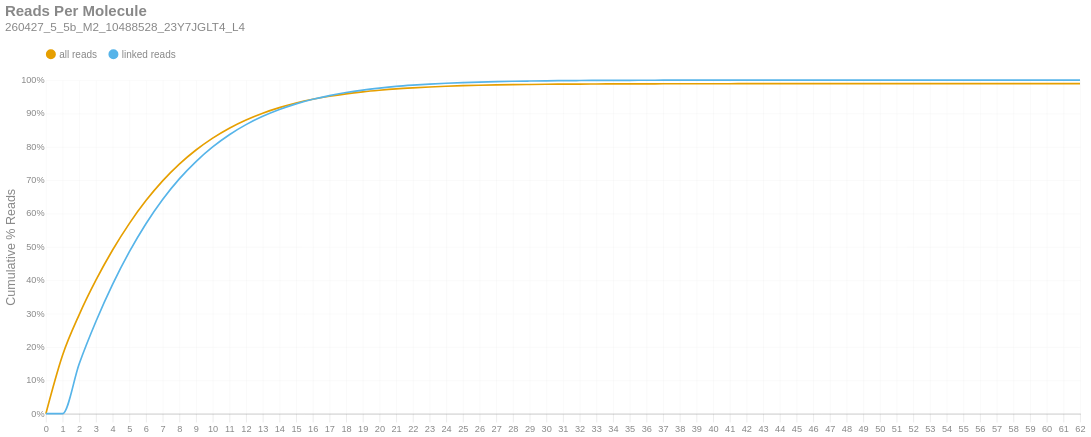

Here is the notebook cell this chart was saved with:
### Markdown cell above
### Reads per Molecule
This chart shows the cumulative distribution of the number of reads per linked molecule. That is, how many alignments are associated with a unique molecule. This excludes the number of reads associated with invalid or absent linked-read barcodes. The `linked` histogram is the percentages recalculated when disregarding singletons.

### Code cell
if SKIPLR:
    print_html(f"Skipped")
else:
    counts = np.bincount(valids['reads'].cast(pl.Int64).to_numpy())
    weighted = counts * np.arange(len(counts))
    all_perc = weighted / n_reads
    linked_perc = weighted / n_linked_reads
    linked_perc[1] = 0
    binned_df = pl.DataFrame({
        'readsper': list(range(len(counts))),
        'all reads (cumsum)': np.cumsum(all_perc).tolist(),
        'linked reads (cumsum)': np.cumsum(linked_perc).tolist(),
    })

    with SafeRender(binned_df):
        (
            density_plot(binned_df, 'Reads Per Molecule', samplename, 'readspmol')
            .encode(
                x=alt.X('readsper:O', title=None).axis(labelAngle=0).scale(padding=0),
                y=alt.Y('value:Q', title='Cumulative % Reads').axis(format='%').stack(False),
                color=alt.Color("key:N").scale(domain=["all reads", "linked reads"]),
                tooltip=[
                    alt.Tooltip("key:N", title="Data Type"),
                    alt.Tooltip("readsper:O", title="Reads Per Molecule"),
                    alt.Tooltip("value:Q", format=".2%", title="% Reads (Cum.)")
                ]            
            )
        ).display()

### Figure 1 — Vega-Lite specification as saved in the notebook (floating-point values rounded to 4 significant figures)
{"width": "container", "height": 400, "config": {"title": {"anchor": "start", "dy": -15, "fontSize": 18, "color": "#888888", "subtitleColor": "#888888", "subtitleFontSize": 14}, "arc": {"fill": "#0072B2"}, "axis": {"domainColor": "#888888", "domainWidth": 0.5, "gridWidth": 0.2, "grid": false, "titleFontWeight": 400, "titleFontSize": 15, "labelFontSize": 11, "labelColor": "#888888", "tickColor": "#888888", "tickWidth": 0.2, "titleColor": "#888888"}, "axisBand": {"grid": false}, "axisX": {"grid": true, "tickSize": 10, "domainCap": "round"}, "axisY": {"domain": false, "grid": true, "tickSize": 0, "domainCap": "round"}, "background": "transparent", "header": {"labelFontSize": 15, "labelColor": "#888888", "titleFontSize": 15, "titleFontWeight": 600, "titleColor": "#888888"}, "legend": {"labelFont": "sans-serif", "labelFontSize": 12, "labelColor": "#888888", "symbolSize": 100, "symbolType": "circle", "titleFontSize": 12, "titlePadding": 10, "titleColor": "#888888", "title": null, "orient": "top"}, "range": {"category": ["#E69F00", "#56B4E9", "#009E73", "#F0E442", "#0072B2", "#D55E00", "#CC79A7", "#000000"], "diverging": ["#cfe8f3", "#a2d4ec", "#73bfe2", "#46abdb", "#1696d2", "#12719e"]}, "area": {"fill": "#0072B2", "fillOpacity": 0.7, "line": true, "strokeOpacity": 0.7}, "line": {"color": "#0072B2", "stroke": "#0072B2", "strokeWidth": 2}, "trail": {"color": "#0072B2", "stroke": "#0072B2", "strokeWidth": 0, "size": 1}, "point": {"filled": true, "fillOpacity": 1.0, "size": 95}, "text": {"color": "#888888", "fontSize": 11, "align": "right", "fontWeight": 400, "size": 11}, "bar": {"fill": "#0072B2", "stroke": null}, "view": {"stroke": null, "continuousWidth": 660, "continuousHeight": 400}}, "data": {"name": "data-e2e0a76b44b6758b5a631a8b0cf8d6e0"}, "mark": {"type": "line", "interpolate": "monotone", "point": {"opacity": 0, "size": 275}}, "encoding": {"color": {"field": "key", "scale": {"domain": ["all reads", "linked reads"]}, "type": "nominal"}, "tooltip": [{"field": "key", "title": "Data Type", "type": "nominal"}, {"field": "readsper", "title": "Reads Per Molecule", "type": "ordinal"}, {"field": "value", "format": ".2%", "title": "% Reads (Cum.)", "type": "quantitative"}], "x": {"axis": {"labelAngle": 0}, "field": "readsper", "scale": {"padding": 0}, "title": null, "type": "ordinal"}, "y": {"axis": {"format": "%"}, "field": "value", "stack": false, "title": "Cumulative % Reads", "type": "quantitative"}}, "params": [{"name": "param_c36ac31b6afebe62", "select": {"type": "point", "fields": ["key"]}, "bind": "legend"}], "title": {"text": "Reads Per Molecule", "subtitle": "260427_5_5b_M2_10488528_23Y7JGLT4_L4"}, "transform": [{"fold": ["all reads (cumsum)", "linked reads (cumsum)"]}, {"calculate": "replace(datum.key, ' (cumsum)', '')", "as": "key"}, {"filter": {"param": "param_c36ac31b6afebe62"}}], "usermeta": {"embedOptions": {"downloadFileName": "260427_5_5b_M2_10488528_23Y7JGLT4_L4.readspmol"}}, "$schema": "https://vega.github.io/schema/vega-lite/v6.4.1.json", "datasets": {"data-e2e0a76b44b6758b5a631a8b0cf8d6e0": [{"readsper": 0, "all reads (cumsum)": 0.0, "linked reads (cumsum)": 0.0}, {"readsper": 1, "all reads (cumsum)": 0.1752, "linked reads (cumsum)": 0.0}, {"readsper": 2, "all reads (cumsum)": 0.2971, "linked reads (cumsum)": 0.1497}, {"readsper": 3, "all reads (cumsum)": 0.4, "linked reads (cumsum)": 0.2762}, {"readsper": 4, "all reads (cumsum)": 0.4905, "linked reads (cumsum)": 0.3874}, {"readsper": 5, "all reads (cumsum)": 0.5697, "linked reads (cumsum)": 0.4847}, {"readsper": 6, "all reads (cumsum)": 0.6387, "linked reads (cumsum)": 0.5694}, {"readsper": 7, "all reads (cumsum)": 0.6978, "linked reads (cumsum)": 0.6421}, {"readsper": 8, "all reads (cumsum)": 0.7481, "linked reads (cumsum)": 0.7038}, {"readsper": 9, "all reads (cumsum)": 0.7904, "linked reads (cumsum)": 0.7558}, {"readsper": 10, "all reads (cumsum)": 0.826, "linked reads (cumsum)": 0.7996}, {"readsper": 11, "all reads (cumsum)": 0.8558, "linked reads (cumsum)": 0.8362}, {"readsper": 12, "all reads (cumsum)": 0.8804, "linked reads (cumsum)": 0.8664}, {"readsper": 13, "all reads (cumsum)": 0.9006, "linked reads (cumsum)": 0.8912}, {"readsper": 14, "all reads (cumsum)": 0.9173, "linked reads (cumsum)": 0.9117}, {"readsper": 15, "all reads (cumsum)": 0.9311, "linked reads (cumsum)": 0.9287}, {"readsper": 16, "all reads (cumsum)": 0.9423, "linked reads (cumsum)": 0.9424}, {"readsper": 17, "all reads (cumsum)": 0.9513, "linked reads (cumsum)": 0.9535}, {"readsper": 18, "all reads (cumsum)": 0.9588, "linked reads (cumsum)": 0.9626}, {"readsper": 19, "all reads (cumsum)": 0.9647, "linked reads (cumsum)": 0.9699}, {"readsper": 20, "all reads (cumsum)": 0.9695, "linked reads (cumsum)": 0.9758}, {"readsper": 21, "all reads (cumsum)": 0.9736, "linked reads (cumsum)": 0.9809}, {"readsper": 22, "all reads (cumsum)": 0.9767, "linked reads (cumsum)": 0.9847}, {"readsper": 23, "all reads (cumsum)": 0.9793, "linked reads (cumsum)": 0.9879}, {"readsper": 24, "all reads (cumsum)": 0.9815, "linked reads (cumsum)": 0.9906}, {"readsper": 25, "all reads (cumsum)": 0.9831, "linked reads (cumsum)": 0.9925}, {"readsper": 26, "all reads (cumsum)": 0.9843, "linked reads (cumsum)": 0.9941}, {"readsper": 27, "all reads (cumsum)": 0.9854, "linked reads (cumsum)": 0.9954}, {"readsper": 28, "all reads (cumsum)": 0.9862, "linked reads (cumsum)": 0.9964}, {"readsper": 29, "all reads (cumsum)": 0.9868, "linked reads (cumsum)": 0.9971}, {"readsper": 30, "all reads (cumsum)": 0.9873, "linked reads (cumsum)": 0.9978}, {"readsper": 31, "all reads (cumsum)": 0.9877, "linked reads (cumsum)": 0.9982}, {"readsper": 32, "all reads (cumsum)": 0.988, "linked reads (cumsum)": 0.9986}, {"readsper": 33, "all reads (cumsum)": 0.9883, "linked reads (cumsum)": 0.9989}, {"readsper": 34, "all reads (cumsum)": 0.9885, "linked reads (cumsum)": 0.9991}, {"readsper": 35, "all reads (cumsum)": 0.9886, "linked reads (cumsum)": 0.9993}, {"readsper": 36, "all reads (cumsum)": 0.9887, "linked reads (cumsum)": 0.9995}, {"readsper": 37, "all reads (cumsum)": 0.9888, "linked reads (cumsum)": 0.9996}, {"readsper": 38, "all reads (cumsum)": 0.989, "linked reads (cumsum)": 0.9997}, {"readsper": 39, "all reads (cumsum)": 0.989, "linked reads (cumsum)": 0.9998}, {"readsper": 40, "all reads (cumsum)": 0.989, "linked reads (cumsum)": 0.9998}, {"readsper": 41, "all reads (cumsum)": 0.9891, "linked reads (cumsum)": 0.9999}, {"readsper": 42, "all reads (cumsum)": 0.9891, "linked reads (cumsum)": 0.9999}, {"readsper": 43, "all reads (cumsum)": 0.9891, "linked reads (cumsum)": 0.9999}, {"readsper": 44, "all reads (cumsum)": 0.9891, "linked reads (cumsum)": 0.9999}, {"readsper": 45, "all reads (cumsum)": 0.9891, "linked reads (cumsum)": 1.0}, {"readsper": 46, "all reads (cumsum)": 0.9891, "linked reads (cumsum)": 1.0}, {"readsper": 47, "all reads (cumsum)": 0.9891, "linked reads (cumsum)": 1.0}, {"readsper": 48, "all reads (cumsum)": 0.9892, "linked reads (cumsum)": 1.0}, {"readsper": 49, "all reads (cumsum)": 0.9892, "linked reads (cumsum)": 1.0}, {"readsper": 50, "all reads (cumsum)": 0.9892, "linked reads (cumsum)": 1.0}, {"readsper": 51, "all reads (cumsum)": 0.9892, "linked reads (cumsum)": 1.0}, {"readsper": 52, "all reads (cumsum)": 0.9892, "linked reads (cumsum)": 1.0}, {"readsper": 53, "all reads (cumsum)": 0.9892, "linked reads (cumsum)": 1.0}, {"readsper": 54, "all reads (cumsum)": 0.9892, "linked reads (cumsum)": 1.0}, {"readsper": 55, "all reads (cumsum)": 0.9892, "linked reads (cumsum)": 1.0}, {"readsper": 56, "all reads (cumsum)": 0.9892, "linked reads (cumsum)": 1.0}, {"readsper": 57, "all reads (cumsum)": 0.9892, "linked reads (cumsum)": 1.0}, {"readsper": 58, "all reads (cumsum)": 0.9892, "linked reads (cumsum)": 1.0}, {"readsper": 59, "all reads (cumsum)": 0.9892, "linked reads (cumsum)": 1.0}, {"readsper": 60, "all reads (cumsum)": 0.9892, "linked reads (cumsum)": 1.0}, {"readsper": 61, "all reads (cumsum)": 0.9892, "linked reads (cumsum)": 1.0}, {"readsper": 62, "all reads (cumsum)": 0.9892, "linked reads (cumsum)": 1.0}]}}
